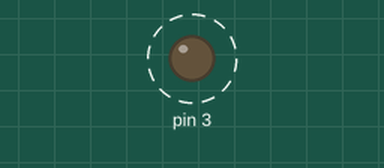
A sketch run on a simulated Arduino Uno, built with avr-gcc and run on an emulated ATmega328P. On the bench: output pins drawn as LEDs (lit = HIGH). Dashed ring = blinking.

Above: at 0.5 s.
Timing chart, 0 to 4.6 s (numbered marks = the images above):
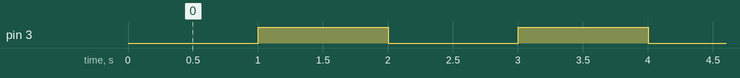

Measured:
- by itself, pin 3: alternates HIGH for 1.0 s and LOW for 1.0 s

The sketch:

switchTest.ino
```cpp
void setup() {
  pinMode(3,OUTPUT);
  digitalWrite(3,LOW);

}

void loop() {
  // put your main code here, to run repeatedly:
  delay(1000);
  digitalWrite(3,HIGH);
  delay(1000);
  digitalWrite(3,LOW);
}
```
